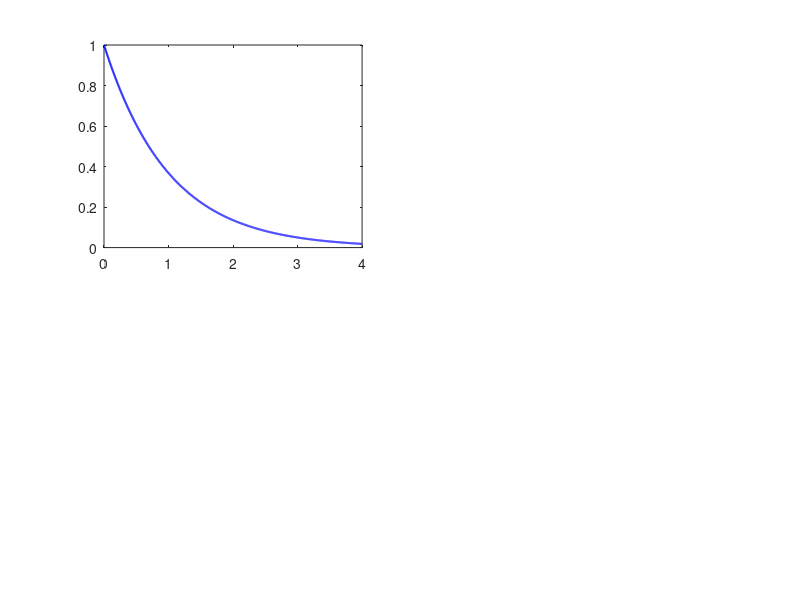

Reproduce this figure in MATLAB. (Note: this script raises an error after producing the figure.)
% Victor Z
% UW-Madison, 2019
% compare exponentials

clc; clear all; close all hidden;

beta=[1,2,4];
color=["blue","red","green"];
x=linspace(0,4,1000);

subplot(2,2,1)
for k=1:length(beta)
plot(x,exppdf(x,beta(k)),color(k),'LineWidth',1.5)
hold on
end
grid on
xlabel('$x$','Interpreter','latex')
ylabel('$f(x)$','Interpreter','latex')
title('')

subplot(2,2,2)
for k=1:length(beta)
plot(x,expcdf(x,beta(k)),color(k),'LineWidth',1.5)
hold on
end
grid on
lgd=legend('$\beta=1$','$\beta=2$','$\beta=4$','Interpreter','latex','location','southeast')
lgd.FontSize = 8;
xlabel('$x$','Interpreter','latex')
ylabel('$F(x)$','Interpreter','latex')
title('')
print -depsc exponentials.eps
